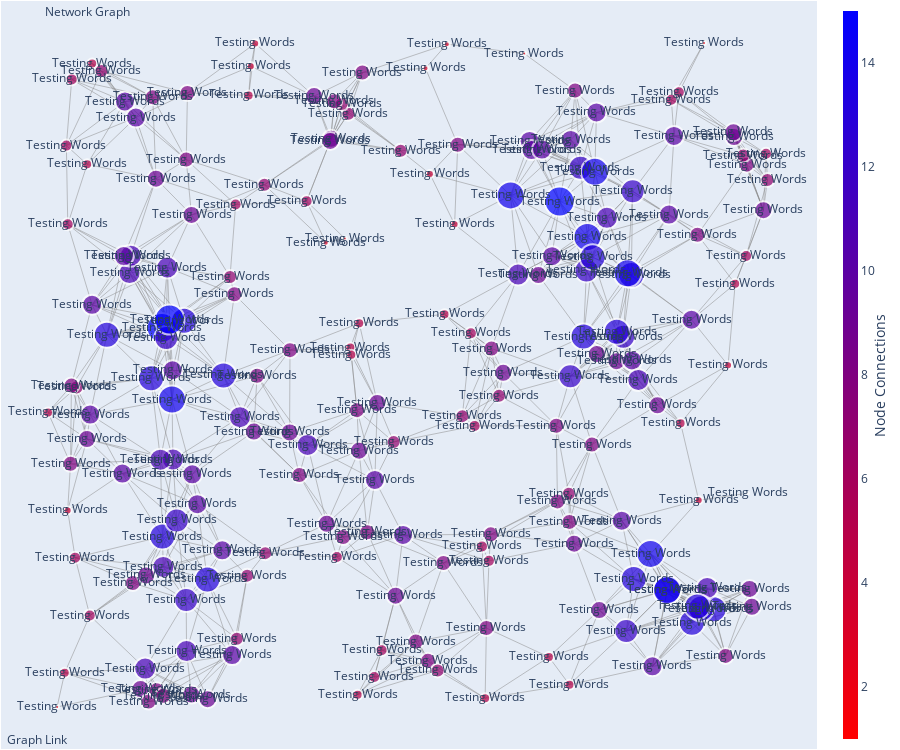

Notebook source saved alongside this figure:
### Markdown cell above
Create Network Graph

### Code cell
fig = go.Figure(data=[edge_traces, node_trace, text_trace],
                layout=go.Layout(
                    title='<br>Network Graph',
                    titlefont_size=12,
                    height=750,
                    width=None,
                    showlegend=False,
                    hovermode='closest',
                    margin=dict(b=1,l=1,r=1,t=1), # b=20,l=5,r=5,t=40
                    annotations=[dict(text="Graph <a href=''>Link</a>",
                                      showarrow=False,
                                      xref="paper", yref="paper",
                                      x=0.005,
                                      y=-0.002)],
                    xaxis=dict(showgrid=False,
                               zeroline=False,
                               showticklabels=False),
                    yaxis=dict(showgrid=False,
                               zeroline=False,
                               showticklabels=False),)
                )
fig.show()

### Figure 1 — Plotly figure (JSON) as saved in the notebook; plotly's stock layout.template omitted (floating-point values rounded to 4 significant figures; data arrays with more than 128 entries replaced by an {"elided": "..."} marker saying what was removed)
{"data": [{"hoverinfo": "none", "line": {"color": "#888", "shape": "spline", "width": 0.5}, "mode": "lines", "type": "scatter", "x": {"elided": "2592 float values"}, "y": {"elided": "2592 float values"}}, {"hoverinfo": "text", "marker": {"color": {"elided": "200 int values"}, "colorbar": {"thickness": 15, "title": {"side": "right", "text": "Node Connections"}, "xanchor": "left"}, "colorscale": [[0, "rgb(0,0,255)"], [1, "rgb(255,0,0)"]], "line": {"width": 2}, "reversescale": true, "showscale": true, "size": {"elided": "200 int values"}}, "mode": "markers", "opacity": 1, "text": {"elided": "200 str values"}, "type": "scatter", "x": {"elided": "200 float values"}, "y": {"elided": "200 float values"}}, {"hoverinfo": "text", "marker": {"color": {"elided": "200 int values"}, "colorscale": [[0, "rgb(150,0,90)"], [0.125, "rgb(0,0,200)"], [0.25, "rgb(0,25,255)"], [0.375, "rgb(0,152,255)"], [0.5, "rgb(44,255,150)"], [0.625, "rgb(151,255,0)"], [0.75, "rgb(255,234,0)"], [0.875, "rgb(255,111,0)"], [1, "rgb(255,0,0)"]], "reversescale": false, "showscale": true, "size": {"elided": "200 int values"}}, "mode": "text", "opacity": 1, "text": {"elided": "200 str values"}, "type": "scatter", "x": {"elided": "200 float values"}, "y": {"elided": "200 float values"}}], "layout": {"annotations": [{"showarrow": false, "text": "Graph <a href=''>Link</a>", "x": 0.005, "xref": "paper", "y": -0.002, "yref": "paper"}], "height": 750, "hovermode": "closest", "margin": {"b": 1, "l": 1, "r": 1, "t": 1}, "showlegend": false, "title": {"font": {"size": 12}, "text": "<br>Network Graph"}, "xaxis": {"showgrid": false, "showticklabels": false, "zeroline": false}, "yaxis": {"showgrid": false, "showticklabels": false, "zeroline": false}}}
